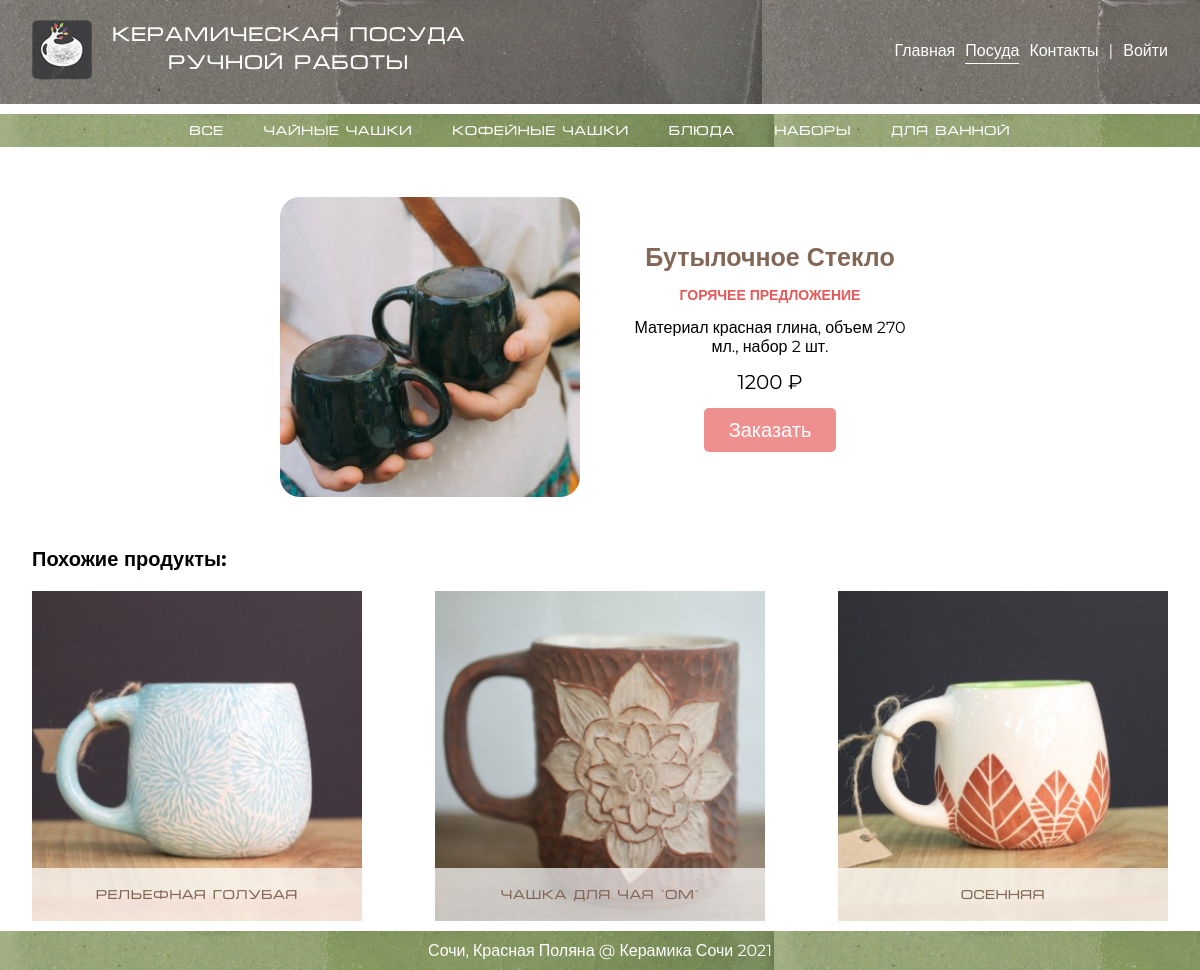
Screenshot of /products/ with the database file from the repository.
### mainapp/models.py (models this page shows, shortened)
class ProductCategory(models.Model):
    name = models.CharField(verbose_name='имя категории', max_length=64)
    description = models.TextField(verbose_name='описание категории', blank=True)
    is_active = models.BooleanField(verbose_name='активная', default=1)
    @property
    def url(self):
        return reverse('mainapp:products:category', kwargs={'pk': self.id})

class Product(models.Model):
    category = models.ForeignKey(ProductCategory, on_delete=models.CASCADE, verbose_name='категория')
    name = models.CharField(verbose_name='имя продукта', max_length=128)
    description = models.TextField(verbose_name='описание продукта', blank=True)
    price = models.DecimalField(verbose_name='цена продукта', max_digits=8, decimal_places=2, default=0)
    quantity = models.PositiveSmallIntegerField(verbose_name='количество', default=1)
    image = models.ImageField(upload_to='products_images', blank=True)
    is_active = models.BooleanField(verbose_name='активная', default=1)
    @property
    def url(self):
        return reverse('mainapp:products:product', kwargs={'pk': self.id})
    @property
    def image_or_default(self):
        return self.image.url if self.image else static('img/default.png')
    @property
    def add_to_basket_url(self):
        return reverse('basketapp:add', kwargs={'pk': self.id})

### mainapp/views.py (the view)
# urls.py: path('', mainapp.hot_products, name='index'),
def hot_products(request):
    categories = ProductCategory.objects.filter(is_active=True).order_by('pk')
    hot_product = Product.objects.filter(is_active=True, category__is_active=True).order_by('?').first()
    products = Product.objects.filter(category=hot_product.category, is_active=True).exclude(
        pk=hot_product.pk).order_by('?').all()[:3]
    context = {
        'page_title': 'посуда',
        'categories': categories,
        'products': products,
        'category_id': -1,
        'hot_product': hot_product,
        'main_path': main_path(request),
        'basket': get_basket(request)
    }
    return render(request, 'mainapp/products_hot.html', context)

### mainapp/templatetags/my_tags.py (called while the page is built)
@register.filter()
def with_currency(price):
    return mark_safe(f'{round(price)}&nbsp;{settings.CURRENCY_SYMBOL}')

### mainapp/views.py (called while the page is built)
def get_basket(request):
    return request.user.is_authenticated and request.user.basket.all() or []

def main_path(request):
    return ':'.join(request.resolver_match.namespaces) + ':' + request.resolver_match.url_name

### mainapp/templates/mainapp/products_hot.html
{% extends 'mainapp/base.html' %}
{% load static %}
{% load my_tags %}
{% block products_menu %}
    {% include 'mainapp/includes/inc__categories_menu.html' %}
{% endblock %}
{% block content %}
    {% if hot_product %}
        <div class="hot-product-container">
            <div class="image-container" style="background-image: url('{{ hot_product.image_or_default }}')">
            </div>
            <div class="description-container column-middle">
                <div class="title">{{ hot_product.name|title }}</div>
                <div class="hot">Горячее предложение</div>
                {% if hot_product.description %}
                    <div>{{ hot_product.description }}</div>{% endif %}
                <div class="price">{{ hot_product.price|with_currency }}</div>
                <div class="button"><a href="{{ hot_product.add_to_basket_url }}">Заказать</a></div>
            </div>
        </div>
    {% endif %}
    <div class="simple-title">Похожие продукты:</div>
    <div class="products-container">
        {% for product in products %}
            <div class="item-container pointer" style="background-image: url('{{ product.image_or_default }}')"
                 onclick="document.location='{{ product.url }}'">
                <div class="title">
                    {{ product.name }}
                </div>
            </div>
        {% endfor %}
    </div>
{% endblock %}

### mainapp/templates/mainapp/includes/inc__categories_menu.html
    <div class="products-menu">
        <div class="inner-container">
            <div class="item {% if category_id == 0 %}active{% endif %}" onclick="document.location='{% url 'mainapp:products:category' 0 %}'">Все</div>
            {% for category in categories %}
                <div class="item {% if category_id == category.id  %}active{% endif %}" onclick="document.location='{{ category.url }}'">{{ category.name }}</div>
            {% endfor %}
        </div>
    </div>

### static/style.css (style rules this page uses)
html, body { height: 100%; }
a { color: #687251; }
html { overflow-y: scroll; }
* { margin: 0; padding: 0; box-sizing: border-box; font-family: 'Montserrat', sans-serif; font-size: 16px; }
.inner-container { width: 1080px; max-width: 100%; margin: 0 auto; }
@media (max-width: 1200px) { .inner-container { width: calc(100% - 64px); } }
.products-menu { padding: 10px 0; background-image: url("/static/img/bg_green.jpg"); margin-top: 10px; }
.products-menu .inner-container { display: flex; justify-content: center; }
.products-menu .item { font-family: 'micra', sans-serif; color: white; font-size: 13px; margin: 0 20px; cursor: pointer; transition: .3s; }
.products-container, .contacts-container { display: flex; justify-content: space-between; flex-wrap: wrap; margin-top: 10px; }
.products-container .item-container, .contacts-container .item-container { width: 330px; margin-top: 10px; margin-bottom: 10px; background-repeat: no-repeat; background-size: cover; background-position: center; display: flex; flex-direction: column; }
.products-container .item-container { justify-content: flex-end; height: 330px; }
.products-container .item-container .title { font-family: 'micra', sans-serif; text-align: center; background: rgba(255, 255, 255, .7); padding: 20px 5px; color: #826756; font-size: 13px; }
.hot-product-container { display: flex; flex-wrap: wrap; justify-content: center; padding: 50px 0; }
.hot-product-container .image-container { width: 300px; height: 300px; background-repeat: no-repeat; background-size: cover; background-position: center; border-radius: 20px; margin: 0 20px; }
.hot-product-container .description-container { width: 300px; height: 300px; text-align: center; margin: 0 20px; }
.hot-product-container .description-container > div { margin: 7px 0; }
.hot-product-container .description-container .title { font-size: 25px; font-weight: bold; color: #826756; }
.hot-product-container .description-container .hot { font-size: 14px; font-weight: bold; color: #e85858; text-transform: uppercase; }
.hot-product-container .description-container .price { font-size: 20px; }
.hot-product-container .description-container .button a { display: block; width: fit-content; margin: 0 auto; padding: 10px 25px; font-size: 20px; background-color: #ef9090; color: white; text-decoration: none; border-radius: 5px; }
.simple-title { font-size: 20px; font-weight: bold; }
.column-middle { display: flex; flex-direction: column; justify-content: center; }
.pointer { cursor: pointer; }

### rows the page displays
ProductCategory: name "Чайные чашки"
ProductCategory: name "Кофейные чашки"
ProductCategory: name "Блюда"
ProductCategory: name "Наборы"
ProductCategory: name "Для ванной"
Product: image_or_default (picture), name "Бутылочное Стекло", description "Материал красная глина, объем 270 мл., набор 2 шт.", price|with_currency "1200 ₽"
Product: image_or_default (picture), name "рельефная голубая"
Product: image_or_default (picture), name "Чашка для чая \"Ом\""
Product: image_or_default (picture), name "осенняя"
